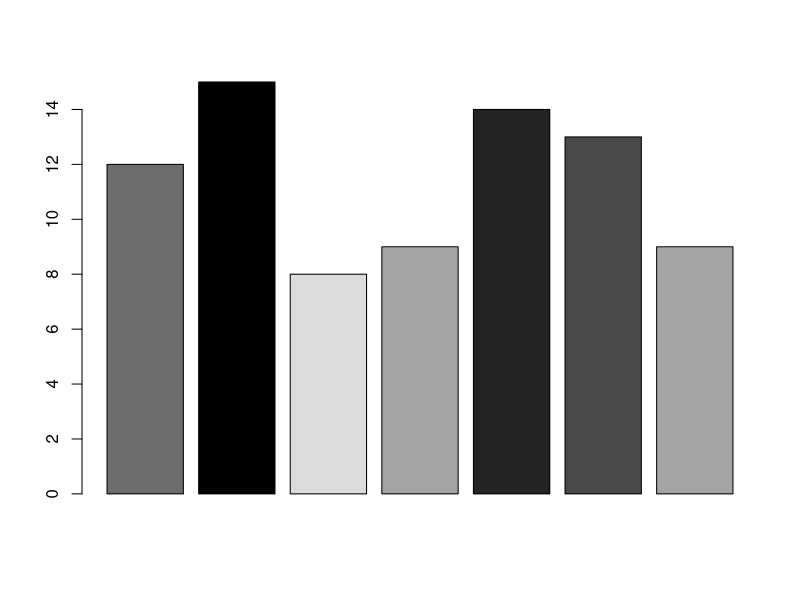

This chart was generated by the following R code:
x11()

heights <- c(  12, 15, 8, 9, 14, 13, 9 )

relative_heights = rank(heights) / length(heights)

gray_shades = grey(1 - relative_heights)

barplot(heights, col=gray_shades)


# wait for mouse click or enter pressed
z <- locator(1)
